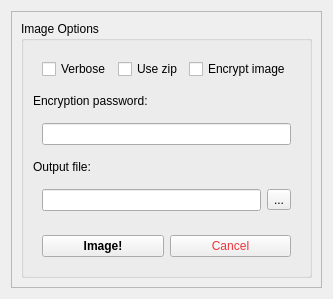
     <widget class="QWidget" name="imageOptionsWidget" native="true">
      <layout class="QVBoxLayout" name="verticalLayout_10">
       <item>
        <widget class="QFrame" name="imageOptionsFrame">
         <property name="sizePolicy">
          <sizepolicy hsizetype="Preferred" vsizetype="Preferred">
           <horstretch>0</horstretch>
           <verstretch>0</verstretch>
          </sizepolicy>
         </property>
         <property name="frameShape">
          <enum>QFrame::StyledPanel</enum>
         </property>
         <property name="frameShadow">
          <enum>QFrame::Raised</enum>
         </property>
         <layout class="QVBoxLayout" name="verticalLayout_8">
          <item>
           <widget class="QGroupBox" name="imageOptionsGroupBox">
            <property name="title">
             <string>Image Options</string>
            </property>
            <layout class="QVBoxLayout" name="verticalLayout_9">
             <item>
              <widget class="QWidget" name="imageOptionsWidget_1" native="true">
               <layout class="QHBoxLayout" name="horizontalLayout_2">
                <item>
                 <widget class="QCheckBox" name="verboseCheckBox">
                  <property name="toolTip">
                   <string>Verbosly output more information.</string>
                  </property>
                  <property name="text">
                   <string>Verbose</string>
                  </property>
                 </widget>
                </item>
                <item>
                 <widget class="QCheckBox" name="zipImageCheckBox">
                  <property name="text">
                   <string>Use zip</string>
                  </property>
                 </widget>
                </item>
                <item>
                 <widget class="QCheckBox" name="encryptImageCheckBox">
                  <property name="toolTip">
                   <string>Encrypt the image and contents with a password.</string>
                  </property>
                  <property name="text">
                   <string>Encrypt image</string>
                  </property>
                 </widget>
                </item>
               </layout>
              </widget>
             </item>
             <item>
              <widget class="QLabel" name="encryptionPasswordLabel">
               <property name="text">
                <string>Encryption password:</string>
               </property>
              </widget>
             </item>
             <item>
              <widget class="QWidget" name="imageOptionsWidget_3" native="true">
               <layout class="QVBoxLayout" name="verticalLayout_11">
                <item>
                 <widget class="QLineEdit" name="encryptionPasswordLineEdit">
                  <property name="toolTip">
                   <string>Encryption password if encryption is enabled.</string>
                  </property>
                  <property name="echoMode">
                   <enum>QLineEdit::Password</enum>
                  </property>
                 </widget>
                </item>
               </layout>
              </widget>
             </item>
             <item>
              <widget class="QLabel" name="outputFileLabel">
               <property name="text">
                <string>Output file:</string>
               </property>
              </widget>
             </item>
             <item>
              <widget class="QWidget" name="mageOptionsWidget_4" native="true">
               <layout class="QHBoxLayout" name="horizontalLayout_7">
                <item>
                 <widget class="QLineEdit" name="outputFileLineEdit">
                  <property name="toolTip">
                   <string>Output AFF4 file path and name. </string>
                  </property>
                 </widget>
                </item>
                <item>
                 <widget class="QToolButton" name="outputFileButton">
                  <property name="text">
                   <string>...</string>
                  </property>
                 </widget>
                </item>
               </layout>
              </widget>
             </item>
             <item>
              <widget class="QWidget" name="imageOptionsWidget_2" native="true">
               <layout class="QHBoxLayout" name="horizontalLayout_23">
                <item>
                 <widget class="QPushButton" name="imagePushButton">
                  <property name="font">
                   <font>
                    <weight>75</weight>
                    <bold>true</bold>
                   </font>
                  </property>
                  <property name="toolTip">
                   <string>Begin Imaging!</string>
                  </property>
                  <property name="statusTip">
                   <string/>
                  </property>
                  <property name="text">
                   <string>Image!</string>
                  </property>
                 </widget>
                </item>
                <item>
                 <widget class="QPushButton" name="cancelButton">
                  <property name="palette">
                   <palette>
                    <active>
                     <colorrole role="ButtonText">
                      <brush brushstyle="SolidPattern">
                       <color alpha="255">
                        <red>237</red>
                        <green>51</green>
                        <blue>59</blue>
                       </color>
                      </brush>
                     </colorrole>
                    </active>
                    <inactive>
                     <colorrole role="ButtonText">
                      <brush brushstyle="SolidPattern">
                       <color alpha="255">
                        <red>237</red>
                        <green>51</green>
                        <blue>59</blue>
                       </color>
                      </brush>
                     </colorrole>
                    </inactive>
                    <disabled>
                     <colorrole role="ButtonText">
                      <brush brushstyle="SolidPattern">
                       <color alpha="255">
                        <red>146</red>
                        <green>149</green>
                        <blue>149</blue>
                       </color>
                      </brush>
                     </colorrole>
                    </disabled>
                   </palette>
                  </property>
                  <property name="toolTip">
                   <string>Stop imaging.</string>
                  </property>
                  <property name="autoFillBackground">
                   <bool>false</bool>
                  </property>
                  <property name="text">
                   <string>Cancel</string>
                  </property>
                  <property name="checkable">
                   <bool>false</bool>
                  </property>
                 </widget>
                </item>
               </layout>
              </widget>
             </item>
            </layout>
           </widget>
          </item>
         </layout>
        </widget>
       </item>
      </layout>
     </widget>
